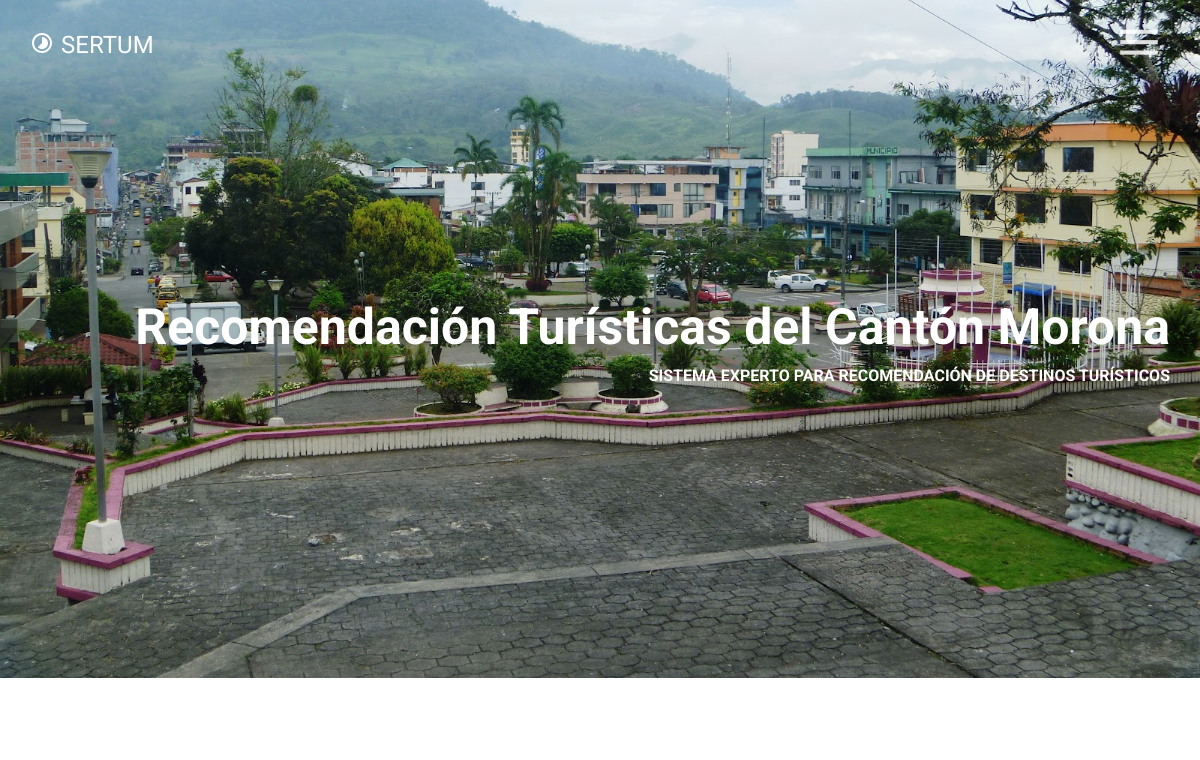
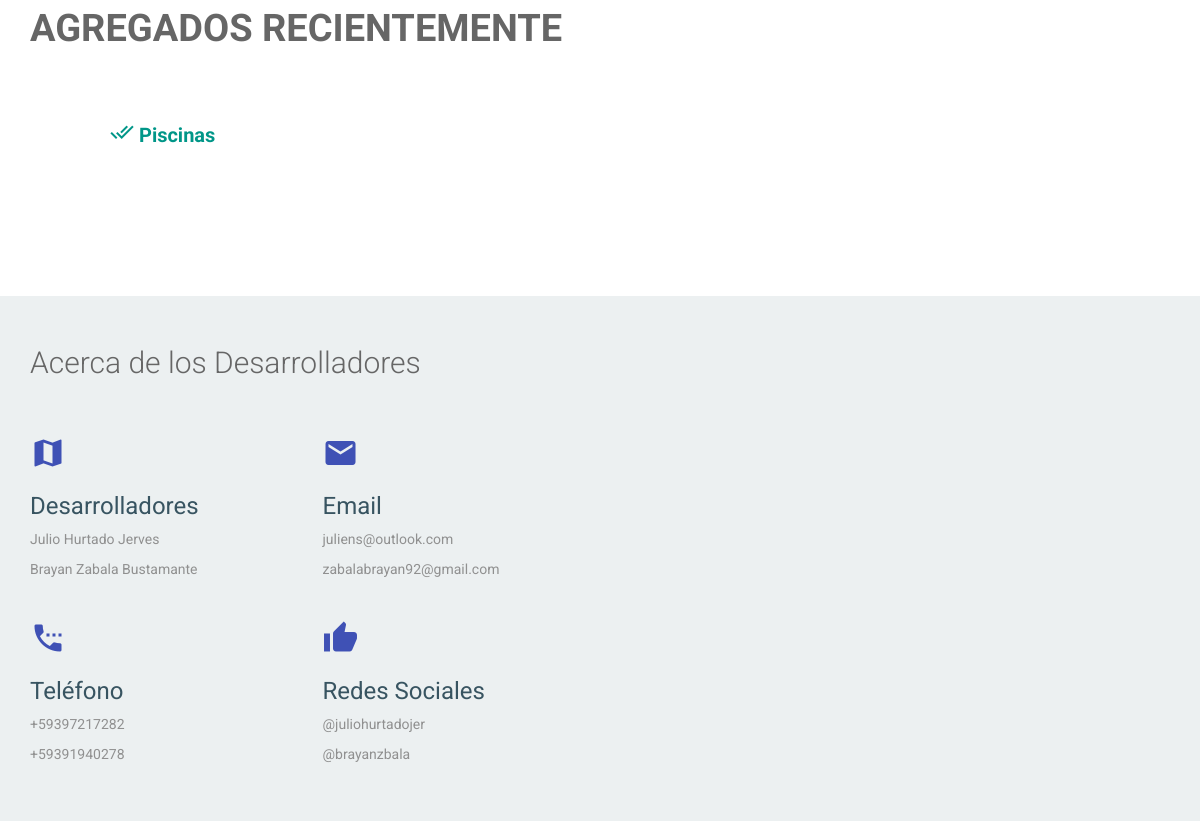
The page /servicios/ (upper part) on the database as committed earlier (2 pictures, top to bottom).
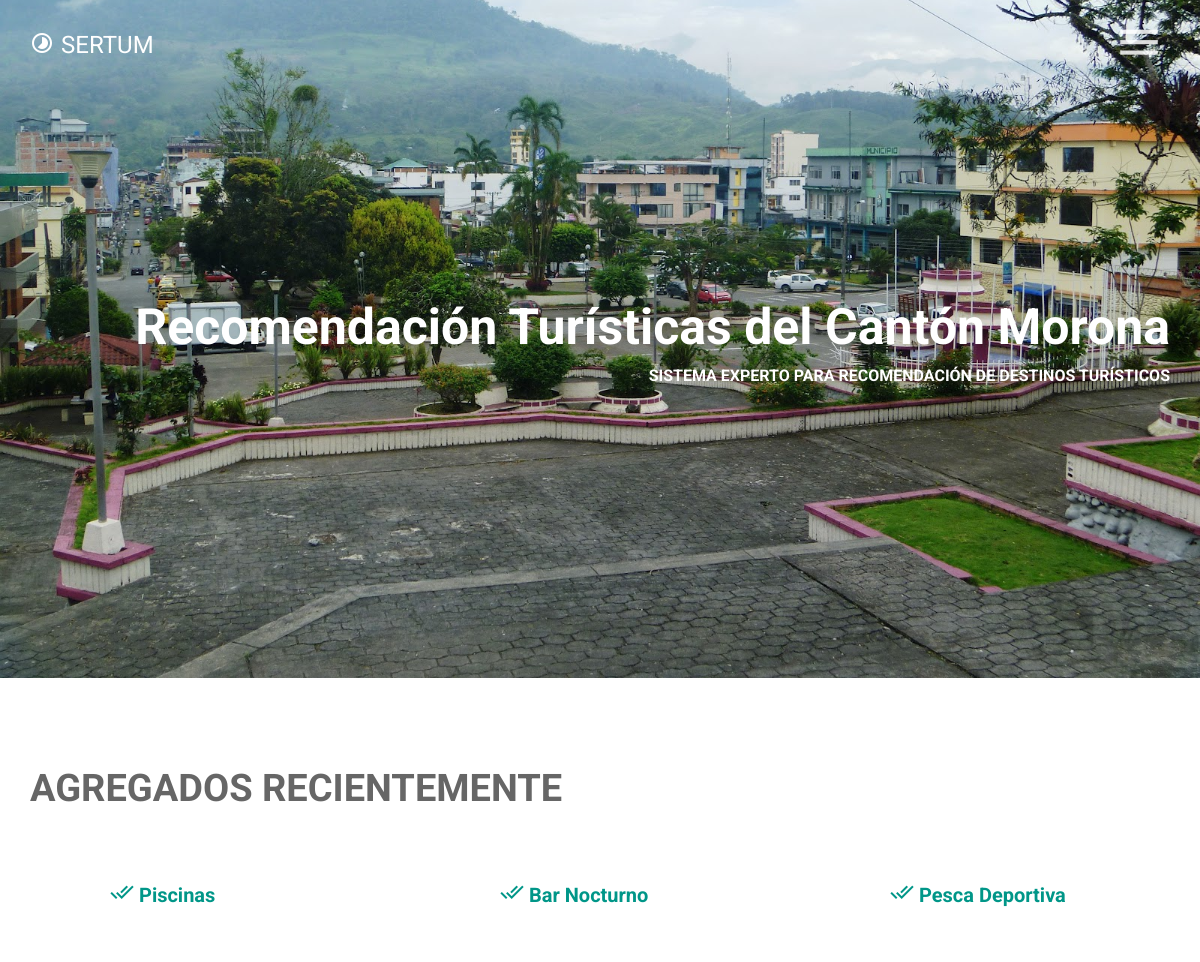
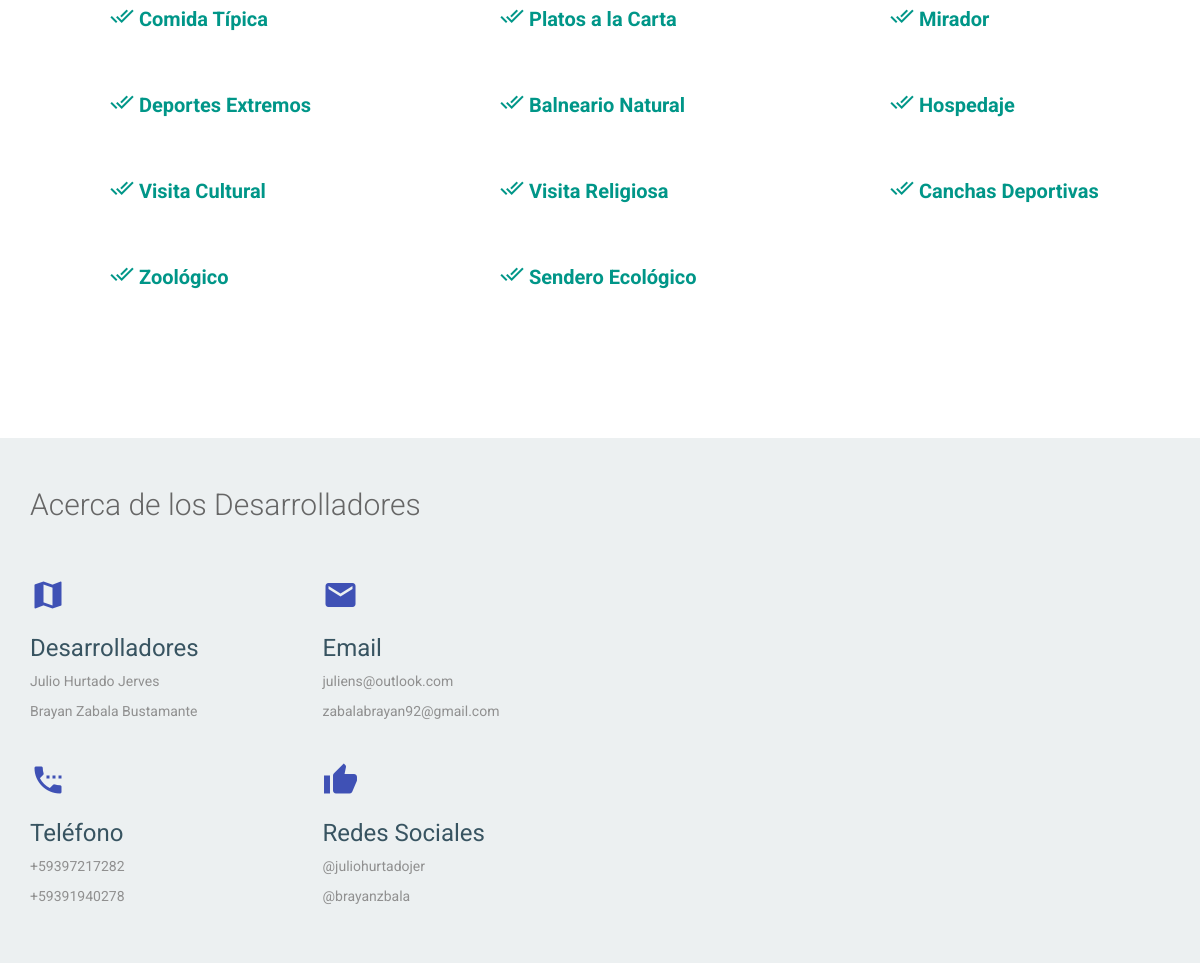
The same page on the database as committed later (2 pictures, top to bottom).
### servicio/models.py (models this page shows, shortened)
class Service(models.Model):
    name = models.CharField(max_length=256, unique=True)
    slug = AutoSlugField(unique=True, populate_from='name', always_update=True, null=True, default=name)

### servicio/views.py (the view)
# urls.py: url(r'^servicios/$', ListServiceView.as_view(), name='service_list'),
class ListServiceView(ListView):
    model = Service
    template_name = "service_list.html"
    context_object_name = 'services'
    def get_context_data(self, **kwargs):
        context = super(ListServiceView, self).get_context_data(**kwargs)
        context['request'] = self.request
        if self.request.user.is_authenticated():
            user = Usuario.objects.filter(user=self.request.user)
            center = Center.objects.filter(user=user)
            if center.exists():
                context['verification'] = False
                context['center_view'] = Center.objects.get(user=user)
            else:
                context['verification'] = True
        else:
            context['verification'] = True
        return context

### servicio/templates/service_list.html (shortened to what this page needs)
{% extends 'base.html' %}
{% load app_filters %}
{% block content_title %}
    Agregados Recientemente
{% endblock %}
{% block content %}
    {% for service in services %}
        <div class="col-md-4 col-sm-6 wow fadeInDown" data-wow-duration="1000ms" data-wow-delay="300ms">
            <div class="features">
                <div class="features-text">
                    <h4><a href="{{ service.slug }}"><i class="mdi-action-done-all"></i> {{ service.name }}</a> </h4>
                </div>
            </div>
        </div>
    {% endfor %}
{% endblock %}

Rows that differ between the two databases and show on the page:
added Service: name "Bar Nocturno"
added Service: name "Pesca Deportiva"
added Service: name "Comida Típica"
added Service: name "Platos a la Carta"
added Service: name "Mirador"
added Service: name "Deportes Extremos"
added Service: name "Balneario Natural"
added Service: name "Hospedaje"
added Service: name "Visita Cultural"
added Service: name "Visita Religiosa"
added Service: name "Canchas Deportivas"
added Service: name "Zoológico"
added Service: name "Sendero Ecológico"
